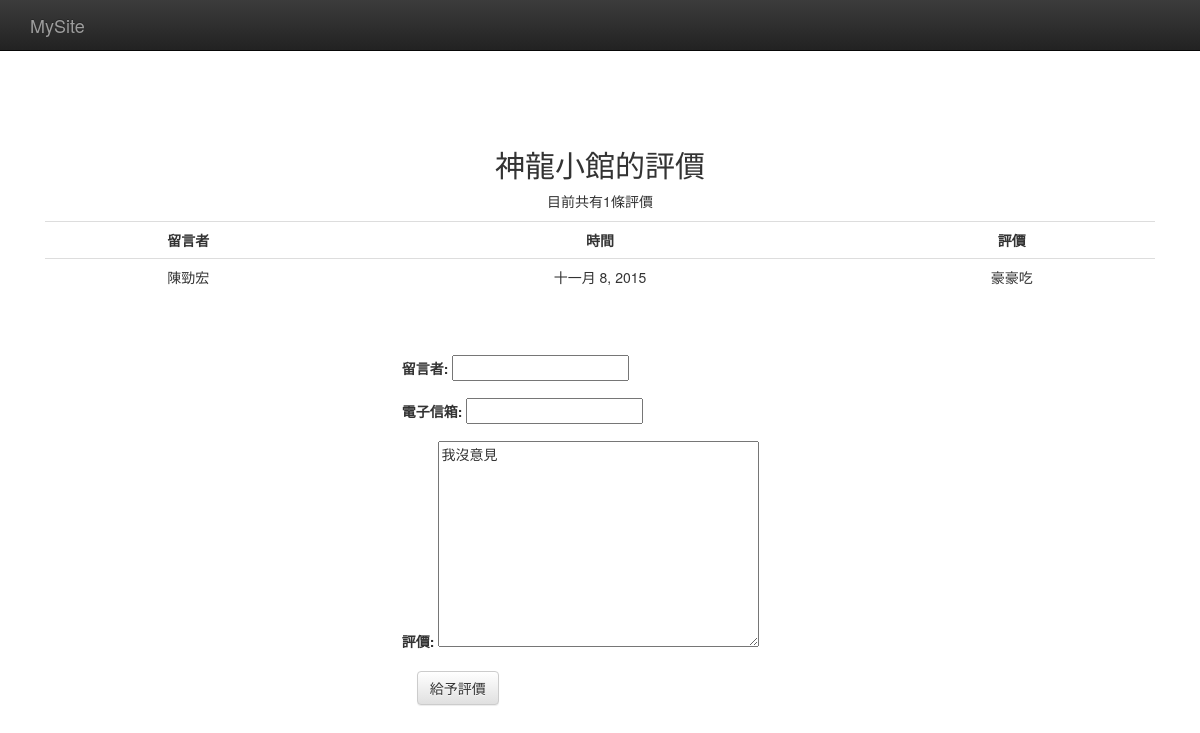
Before: /comment/1/ with the older database file.
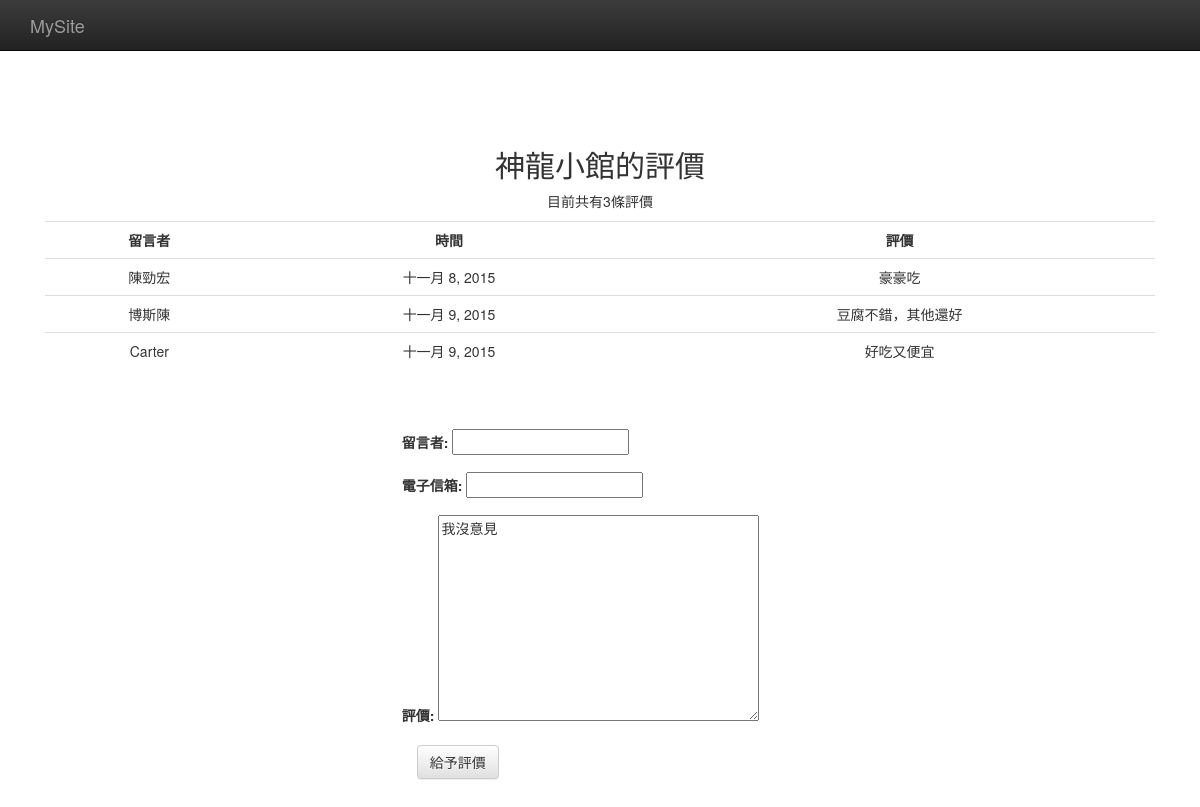
After: the same page with the newer database file.
### restaurants/models.py (models this page shows, shortened)
class Restaurant(models.Model):
    name = models.CharField(max_length=20)
    phone_number = models.CharField(max_length=15)
    address = models.CharField(max_length=50, blank=True)

class Comment(models.Model):
    content = models.CharField(max_length=255)
    visitor = models.CharField(max_length=255)
    email = models.EmailField(max_length=255)
    date_time = models.DateTimeField()
    restaurant = models.ForeignKey(Restaurant)

### restaurants/views.py (the view)
# urls.py: url(r'^comment/(\d{1,5})/$', comment),
def comment(request, restaurant_id):
    if restaurant_id:
        r = Restaurant.objects.get(id=restaurant_id)
    else:
        return HttpResponseRedirect("/restaurants_list/")
    errors = [] #用於作欄位正確性判斷
    if request.POST:
        f = CommentForm(request.POST)
        if f.is_valid():
            visitor = f.cleaned.data['visitor']
            content = f.cleaned.data['content']
            email = f.cleaned.data['email']
            date_time = timezone.localtime(timezone.now())
            c = Comment.objects.create(
                visitor=visitor, email=email,
                content=content,
                date_time=date_time,
                restaurant=r
            )
            f = CommentForm(initial={'content':'我沒意見'})
    else:
        f = CommentForm(initial={'content':'我沒意見'})
    return render_to_response('comments.html', RequestContext(request,locals()))

### restaurants/forms.py (shortened to what this page needs)
class CommentForm(forms.Form):
    visitor = forms.CharField(max_length = 20)
    email = forms.EmailField(max_length = 20, required = False) #required = False表示並非必填
    content = forms.CharField(max_length = 200, widget = forms.Textarea())

### restaurants/templates/comments.html (shortened to what this page needs)
<!doctype html>
<html>
    <head>
        <link rel="stylesheet" href="https://maxcdn.bootstrapcdn.com/bootstrap/3.3.1/css/bootstrap.min.css">
        <link rel="stylesheet" href="https://maxcdn.bootstrapcdn.com/bootstrap/3.3.1/css/bootstrap-theme.min.css">
    </head>
    <body>
        <nav class="navbar navbar-inverse navbar-fixed-top" role="navigation">
            <div class="container">
                <div class="navbar-header">
                    <a class="navbar-brand" href="#">MySite</a>
                </div>
            </div>
        </nav>
        <div class="container">
            <div class="center_padding">
                <h2>{{ r.name }}的評價</h2>
                {% if r.comment_set.all %}
                <p>目前共有{{ r.comment_set.all|length }}條評價</p>
                <table class="table table-hover">
                    <tr>
                        <th>留言者</th>
                        <th>時間</th>
                        <th>評價</th>
                    </tr>
                    {% for c in r.comment_set.all %}
                    <tr>
                        <td> {{ c.visitor }} </td>
                        <td> {{ c.date_time | date:"F j, Y" }} </td>
                        <td> {{ c.content }} </td>
                    </tr>
                    {% endfor %}
                </table>
                {% else %}
                <p>無評價</p>
                {% endif %}
                <br /><br />
                <form action="" method="post" class="form-horizontal" role="form" style="width:33%; margin:auto; text-align:left">{% csrf_token %}
                    <div class="form-group">
                    <label for="visitor">留言者:</label>
                    {{ f.visitor }}
                    </div>
                    <div class="form-group">
                        <label for="email">電子信箱:</label>
                    {{ f.email }}
                    </div>
                    <div class="form-group">
                    <label for="content">評價:</label>
                    {{ f.content }}
                    </div>
                    <input type="submit" value="給予評價" class="btn btn-default">
                </form>
            </div>
        </div>
    </body>
</html>

### restaurants/templates/comments.html (style rules this page uses)
th { text-align: center; }
div.center_padding { text-align: center; padding: 128px 15px; }

Changed rows visible on the page:
computed for Restaurant "神龍小館": comment_set.all|length "1" → "3"
added Comment: visitor "博斯陳", date_time "十一月 9, 2015", content "豆腐不錯，其他還好"
added Comment: visitor "Carter", date_time "十一月 9, 2015", content "好吃又便宜"
